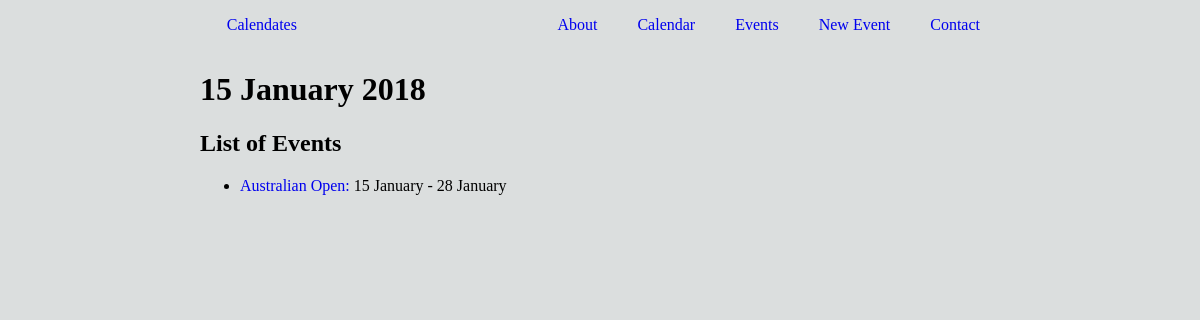
Page /calendates/2018/1/15/ on the committed database.
### database_setup.py (models this page shows, shortened)
class Date(db.Model):
	__tablename__ = 'date'
	id = db.Column(db.Integer, primary_key=True)
	year = db.Column(db.Integer) #?? nullable since some events may not know exact date yet
	month = db.Column(db.Integer)
	month_name = db.Column(db.String(9))
	date = db.Column(db.Integer)
	day = db.Column(db.String(8))

class Event(db.Model):
	__tablename__ = 'event'
	id = db.Column(db.Integer, primary_key=True)
	name = db.Column(db.String(100), nullable=False)
	description = db.Column(db.String(1000))
	country = db.Column(db.String(50))
	city = db.Column(db.String(50))
	dates = db.relationship('Date', secondary=events_dates, order_by=Date.id, lazy='subquery', backref=db.backref('events'))

### project.py (the view)
@app.route('/calendates/<int:year>/<int:month>/<int:date>/', methods=['GET'])
def date(year, month, date):
	date = Date.query.filter_by(year=year, month=month, date=date).one()
	events = Event.query.filter(Event.dates.contains(date)).all()
	return render_template('date.html', date=date, events=events)

### templates/date.html (shortened to what this page needs)
{% extends "layout.html" %}
{% block head %}
	{{ super() }}
{% endblock %}
{% block heading %}{{date.date}} {{date.month_name}} {{date.year}}{% endblock %}
{% block main %}
	<h2>List of Events</h2>
	<ul>
		{% for event in events %}
		<li><a href="{{url_for('eventInfo', event_id=event.id)}}">{{event.name}}:</a>
			{{event.dates[0].date}} {{event.dates[0].month_name}}
			{% if event.dates[1] %}
			 - {{event.dates[-1].date}} {{event.dates[-1].month_name}}
			{% endif %}
		</li>
		{% endfor %}
	</ul>
{% endblock %}

### static/style.css (style rules this page uses)
html, body { margin: 0; padding: 0; background-color: #DBDEDE; }
a { text-decoration: none; }

### rows in the picture
Date: date "15", month_name "January", year "2018"
Event: name "Australian Open", date "15", month_name "January", date "28"
